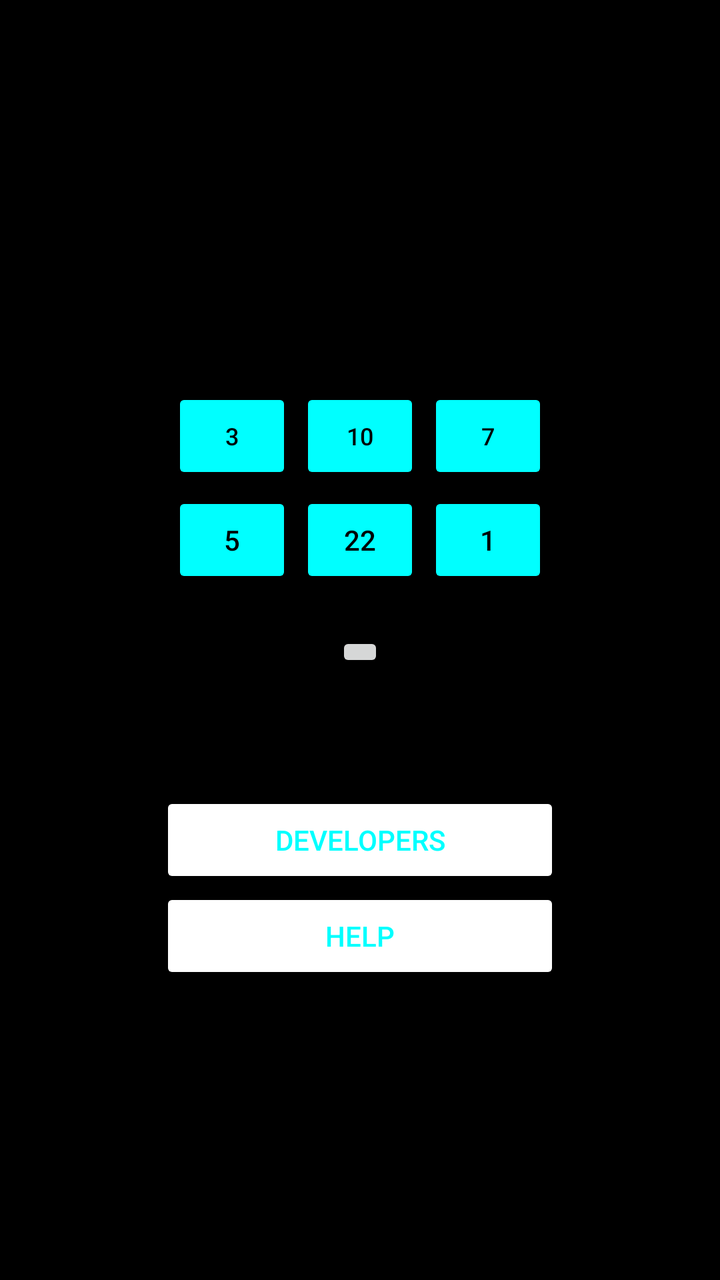
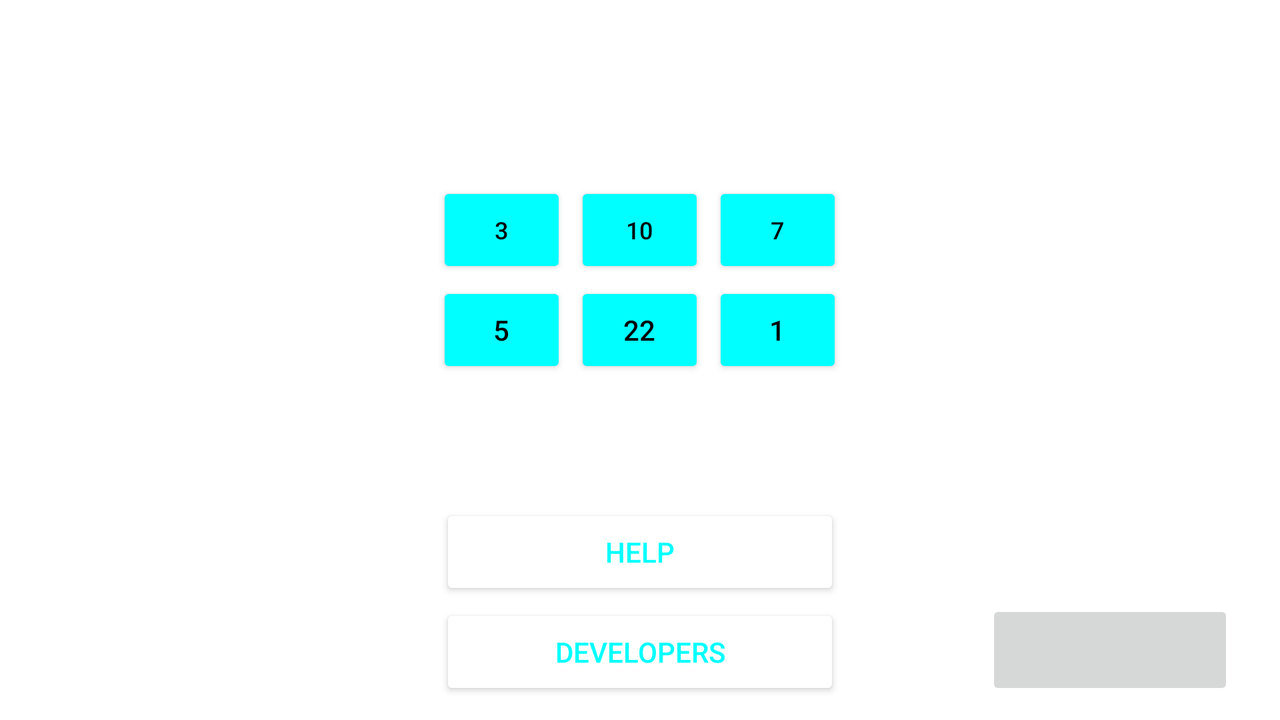

Two renders of one Android screen. The first uses the default layout on a phone; the second uses the alternative layout the repository ships for a different screen configuration, on a matching device. The two XML files are below.
<!-- AndroidManifest.xml: application theme Theme.Quiz_lb1_v6 -->
<!-- res/layout/activity_main.xml -->
<?xml version="1.0" encoding="utf-8"?>
<LinearLayout
    xmlns:android="http://schemas.android.com/apk/res/android"
    xmlns:tools="http://schemas.android.com/tools"
    android:layout_width="match_parent"
    android:layout_height="match_parent"
    android:orientation="vertical"
    android:gravity="center"
    android:background="@color/black"
    >
<TextView
    android:id="@+id/rules_TextView"
    android:layout_width="wrap_content"
    android:layout_height="wrap_content"
    android:textColor="@color/aqua"
    android:textSize="18dp"
/>
    <LinearLayout
        android:layout_width="wrap_content"
        android:layout_height="wrap_content"
        android:layout_marginTop="20dp"
        android:layout_marginRight="30dp"
        android:layout_marginLeft="30dp"


    >
       <Button
           android:id="@+id/btnNum1"
           android:tag="1"
           android:layout_width="60dp"
           android:layout_height="wrap_content"
           android:textColor="@color/black"
           android:text="@string/btnNum1"
           android:backgroundTint="@color/aqua"
           android:layout_margin="2dp"
           android:textSize="12dp"
           />
        <Button
            android:id="@+id/btnNum2"
            android:tag="2"
            android:layout_width="60dp"
            android:layout_height="wrap_content"
            android:textColor="@color/black"
            android:text="@string/btnNum2"
            android:backgroundTint="@color/aqua"
            android:layout_margin="2dp"
            android:textSize="12dp"

            />
        <Button

            android:id="@+id/btnNum3"
            android:tag="3"
            android:layout_width="60dp"
            android:layout_height="wrap_content"
            android:textColor="@color/black"
            android:text="@string/btnNum3"
            android:backgroundTint="@color/aqua"
            android:layout_margin="2dp"
            android:textSize="12dp"
            />




    </LinearLayout>
    <LinearLayout

        android:layout_width="wrap_content"
        android:layout_height="wrap_content"
        android:layout_marginBottom="20dp"
        android:layout_marginRight="30dp"
        android:layout_marginLeft="30dp"
        >
        <Button
            android:id="@+id/btnNum4"
            android:tag="4"
            android:layout_width="60dp"
            android:layout_height="wrap_content"
            android:textColor="@color/black"
            android:text="@string/btnNum4"
            android:backgroundTint="@color/aqua"
            android:layout_margin="2dp"
            />
        <Button
            android:id="@+id/btnNum5"
            android:tag="5"
            android:layout_width="60dp"
            android:layout_height="wrap_content"
            android:textColor="@color/black"
            android:text="@string/btnNum5"
            android:backgroundTint="@color/aqua"
            android:layout_margin="2dp"
            />
        <Button
            android:id="@+id/btnNum6"
            android:tag="6"
            android:layout_width="60dp"
            android:layout_height="wrap_content"
            android:textColor="@color/black"
            android:text="@string/btnNum6"
            android:backgroundTint="@color/aqua"
            android:layout_margin="2dp"

            />




    </LinearLayout>
    <ImageButton
        android:layout_width="wrap_content"
        android:layout_height="wrap_content"
        android:id="@+id/next_Button"
        android:src="@drawable/arrow_right"
        />



    <LinearLayout
        android:layout_width="wrap_content"
        android:layout_height="wrap_content"
        android:layout_margin="30dp"
        />
<Button
    android:id="@+id/btnDev"
    android:layout_width="200dp"
    android:layout_height="wrap_content"
    android:text="@string/btnDevelopers"
    android:textColor="@color/aqua"
    android:backgroundTint="@color/white"
/>
    <Button
        android:id="@+id/btnHelp"
        android:layout_width="200dp"
        android:layout_height="wrap_content"
        android:text="@string/btnHelp"
        android:textColor="@color/aqua"
        android:backgroundTint="@color/white"
/>





</LinearLayout>
<!-- resources referenced by this layout -->
<resources>
  <color name="aqua">#00Ffff</color>
  <color name="black">#FF000000</color>
  <color name="white">#FFFFFFFF</color>
  <string name="btnDevelopers">Developers</string>
  <string name="btnHelp">Help</string>
  <string name="btnNum1">3</string>
  <string name="btnNum2">10</string>
  <string name="btnNum3">7</string>
  <string name="btnNum4">5</string>
  <string name="btnNum5">22</string>
  <string name="btnNum6">1</string>
  <style name="Theme.Quiz_lb1_v6" parent="Theme.MaterialComponents.DayNight.DarkActionBar">
          
          <item name="colorPrimary">@color/purple_500</item>
          <item name="colorPrimaryVariant">@color/purple_700</item>
          <item name="colorOnPrimary">@color/white</item>
          
          <item name="colorSecondary">@color/teal_200</item>
          <item name="colorSecondaryVariant">@color/teal_700</item>
          <item name="colorOnSecondary">@color/black</item>
          
          <item name="android:statusBarColor" tools:targetApi="l">?attr/colorPrimaryVariant</item>
          
      </style>
  <color name="purple_500">#FF6200EE</color>
  <color name="purple_700">#FF3700B3</color>
  <color name="teal_200">#FF03DAC5</color>
  <color name="teal_700">#FF018786</color>
</resources>
<!-- res/layout-land/activity_main.xml (the author's variant of the layout above) -->
<!-- drawn on the phone turned sideways -->
<?xml version="1.0" encoding="utf-8"?>
<FrameLayout
    xmlns:android="http://schemas.android.com/apk/res/android"
    android:layout_width="match_parent"
    android:layout_height="match_parent"
    >
<TextView
    android:id="@+id/rules_TextView"
    android:layout_width="wrap_content"
    android:layout_height="wrap_content"
    android:textColor="@color/aqua"
    android:textSize="24dp"
    android:layout_gravity="center_horizontal|center_vertical"
    android:layout_marginBottom="110dp"/>
    <LinearLayout
        android:layout_width="wrap_content"
        android:layout_height="wrap_content"
        android:layout_marginTop="30dp"
        android:layout_marginRight="30dp"
        android:layout_marginLeft="30dp"
        android:layout_gravity="center_vertical|center_horizontal"
        android:layout_marginBottom="95dp"

    >
       <Button
           android:id="@+id/btnNum1"
           android:tag="1"
           android:layout_width="65dp"
           android:layout_height="wrap_content"
           android:textColor="@color/black"
           android:text="@string/btnNum1"
           android:backgroundTint="@color/aqua"
           android:layout_margin="2dp"
           android:textSize="12dp"
           />
        <Button
            android:id="@+id/btnNum2"
            android:tag="2"
            android:layout_width="65dp"
            android:layout_height="wrap_content"
            android:textColor="@color/black"
            android:text="@string/btnNum2"
            android:backgroundTint="@color/aqua"
            android:layout_margin="2dp"
            android:textSize="12dp"

            />
        <Button

            android:id="@+id/btnNum3"
            android:tag="3"
            android:layout_width="65dp"
            android:layout_height="wrap_content"
            android:textColor="@color/black"
            android:text="@string/btnNum3"
            android:backgroundTint="@color/aqua"
            android:layout_margin="2dp"
            android:textSize="12dp"
            />




    </LinearLayout>
    <LinearLayout

        android:layout_width="wrap_content"
        android:layout_height="wrap_content"
        android:layout_marginBottom="20dp"
        android:layout_marginRight="30dp"
        android:layout_marginLeft="30dp"
        android:layout_gravity="center_horizontal|center_vertical"
        android:layout_marginTop="5dp"

        >
        <Button
            android:id="@+id/btnNum4"
            android:tag="4"
            android:layout_width="65dp"
            android:layout_height="wrap_content"
            android:textColor="@color/black"
            android:text="@string/btnNum4"
            android:backgroundTint="@color/aqua"
            android:layout_margin="2dp"
            />
        <Button
            android:id="@+id/btnNum5"
            android:tag="5"
            android:layout_width="65dp"
            android:layout_height="wrap_content"
            android:textColor="@color/black"
            android:text="@string/btnNum5"
            android:backgroundTint="@color/aqua"
            android:layout_margin="2dp"
            />
        <Button
            android:id="@+id/btnNum6"
            android:tag="6"
            android:layout_width="65dp"
            android:layout_height="wrap_content"
            android:textColor="@color/black"
            android:text="@string/btnNum6"
            android:backgroundTint="@color/aqua"
            android:layout_margin="2dp"

            />




    </LinearLayout>

    

    <Button
        android:id="@+id/btnDev"
        android:layout_width="200dp"
        android:layout_height="wrap_content"
        android:backgroundTint="@color/white"
        android:text="@string/btnDevelopers"
        android:textColor="@color/aqua"
        android:layout_gravity="center_vertical|bottom|center_horizontal"
        android:layout_marginBottom="10dp"/>

    <Button
        android:id="@+id/btnHelp"
        android:layout_width="200dp"
        android:layout_height="wrap_content"
        android:backgroundTint="@color/white"
        android:text="@string/btnHelp"
        android:textColor="@color/aqua"
        android:layout_gravity="center_vertical|center_horizontal|bottom"
        android:layout_marginBottom="60dp"/>

    <ImageButton
        android:id="@+id/next_Button"
        android:layout_width="124dp"
        android:layout_height="50dp"
        android:layout_gravity="bottom|right"
        android:src="@drawable/arrow_right"
        android:layout_marginBottom="10dp"
        android:layout_marginRight="23dp"
        android:contentDescription="@string/nextbutton"/>


</FrameLayout>
<!-- resources referenced by the variant -->
<!-- as the phone turned sideways resolves them -->
<resources>
  <color name="aqua">#00Ffff</color>
  <color name="black">#FF000000</color>
  <color name="white">#FFFFFFFF</color>
  <string name="btnDevelopers">Developers</string>
  <string name="btnHelp">Help</string>
  <string name="btnNum1">3</string>
  <string name="btnNum2">10</string>
  <string name="btnNum3">7</string>
  <string name="btnNum4">5</string>
  <string name="btnNum5">22</string>
  <string name="btnNum6">1</string>
  <string name="nextbutton">next</string>
  <style name="Theme.Quiz_lb1_v6" parent="Theme.MaterialComponents.DayNight.DarkActionBar">
          
          <item name="colorPrimary">@color/purple_500</item>
          <item name="colorPrimaryVariant">@color/purple_700</item>
          <item name="colorOnPrimary">@color/white</item>
          
          <item name="colorSecondary">@color/teal_200</item>
          <item name="colorSecondaryVariant">@color/teal_700</item>
          <item name="colorOnSecondary">@color/black</item>
          
          <item name="android:statusBarColor" tools:targetApi="l">?attr/colorPrimaryVariant</item>
          
      </style>
  <color name="purple_500">#FF6200EE</color>
  <color name="purple_700">#FF3700B3</color>
  <color name="teal_200">#FF03DAC5</color>
  <color name="teal_700">#FF018786</color>
</resources>
